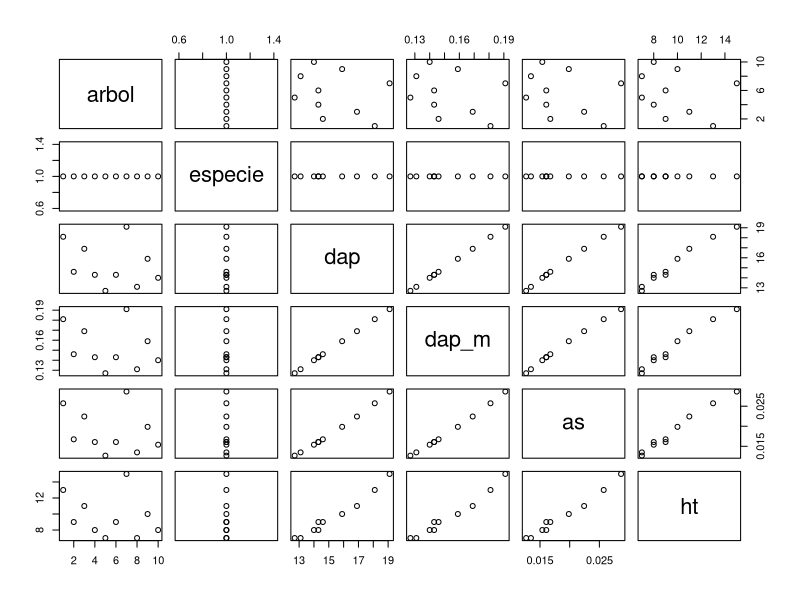
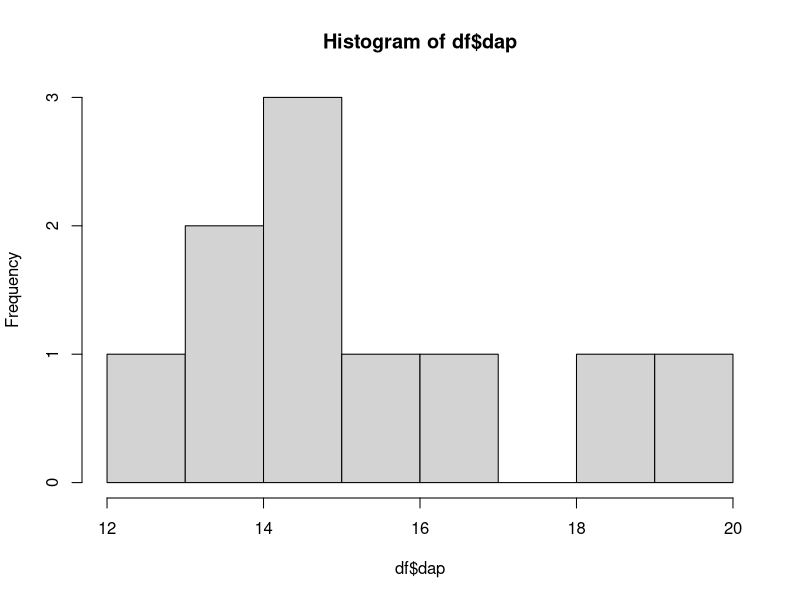
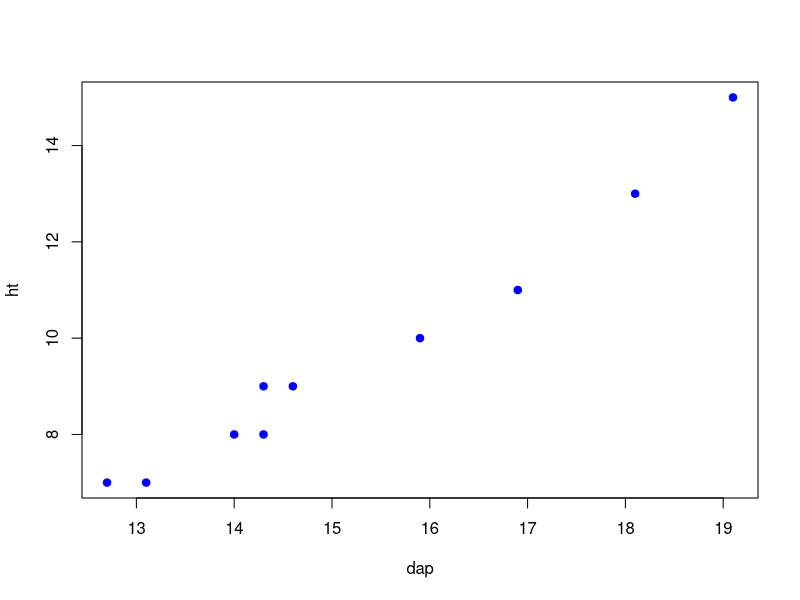

Write the R code that produced these figures, in order.
## ---- chunk 1
knitr::opts_chunk$set(echo = TRUE)
## ---- chunk 2
#Creación de los vectores que formarán mi data frame
arbol <- 1:10
especie <- rep('pino', 10)
dap <- c(18.1, 14.6, 16.9, 14.3, 12.7,
         14.3, 19.1, 13.1, 15.9, 14)
## ---- chunk 3
#Construyendo mi data frame o cuadro de datos
df <- data.frame(arbol, especie, dap)
df
## ---- chunk 4
#Adicionando una nueva columna llamada 'dap_m' en la cual almacenamos el valor del 'dap' en m, dividiendo 'dap' en cm entre 100
df$dap_m <-  df$dap/100 #df$dap_m crea la nueva columna 'dap_m' en df.
df


#Adicionamos una nueva columna para Calcular el área seccional de los árboles (m2)
df$as <- (pi/4)*df$dap_m^2
df

# También es posible adicionar un nuevo vector con el valor de la altura de los árboles
df$ht <- c(13, 9, 11, 8, 7, 9, 15, 7, 10, 8)
df

## ---- chunk 5
#Consultar el nombre de las variables que componen mi data frame
names(df)

#Consultar la estructura de los datos
str(df)

#Consultar las estadísticas descriptivas de los datos
summary(df)
## ---- chunk 6
#Visuaizar mis datos a través de un gráfico que muestra todas mis variables
plot(df)
## ---- chunk 7
#Creando un histrograma de frecuencias del 'dap' para vizualizar la distribución de las observaciones.

hist(df$dap)

#Gráfico que permite vizualizar la relación entre dos variables de mi data frame, en este caso dap vs. altura
plot(ht ~ dap, df, pch = 19,  col = 'blue')
#El argumento 'pch' define el tipo de punto y 'col' define el color.

## ---- chunk 8
#Visualizar parte de mis datos.
head(df) #Muestra las primeras 6 observaciones

tail(df) #Muestra las últimas 6 observaciones

## ---- chunk 9
#Acceso a las variables o columnas de una data frame
df$especie #Accede a la columna de 'df' llamada especie

df[2] #Accede a la columna 2 de 'df'

df['especie'] #Accede a la columna de 'df' llamada especie

#Acceso a más de una columna.
df[2:4] #Accedo a las columas de 2 a 4 en 'df'

df[c(2,4,6)] #Accedo a las columas 2, 4 y 6 en 'df'

#Para acceder a filas y columnas se aplica el mismo procedimiento aplicado en matrices
df[5:8, c(2,4,6)]  #Accedo a las filas de la 5 a la 8 y a columas 2, 4 y 6 en 'df'

## ---- chunk 10
#Accediendo al elemento número 2 de la columna 'especie' 
df$especie[2]

#Replazando valores en una variable o columna
#Modificando el valor delemento número 2 de la columna 'especie'
df$especie[2] <- 'eucalipto'
df

